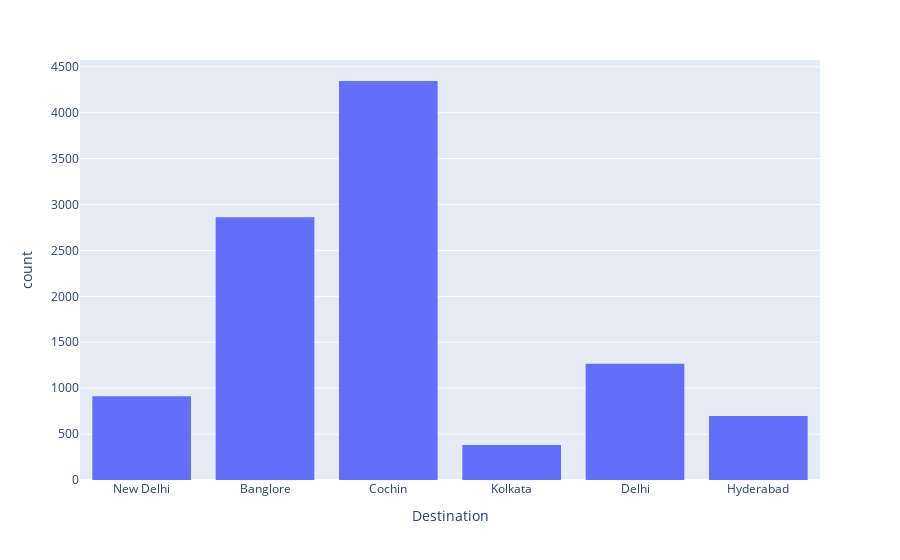

Notebook code for this chart:
### Code cell
px.histogram(data_frame=df , x = "Destination")

### Figure 1 — Plotly figure (JSON) as saved in the notebook; plotly's stock layout.template omitted (floating-point values rounded to 4 significant figures; data arrays with more than 128 entries replaced by an {"elided": "..."} marker saying what was removed)
{"data": [{"alignmentgroup": "True", "bingroup": "x", "hovertemplate": "Destination=%{x}<br>count=%{y}<extra></extra>", "legendgroup": "", "marker": {"color": "#636efa", "pattern": {"shape": ""}}, "name": "", "offsetgroup": "", "orientation": "v", "showlegend": false, "type": "histogram", "x": {"elided": "10460 str values"}, "xaxis": "x", "yaxis": "y"}], "layout": {"barmode": "relative", "legend": {"tracegroupgap": 0}, "margin": {"t": 60}, "xaxis": {"anchor": "y", "domain": [0, 1], "title": {"text": "Destination"}}, "yaxis": {"anchor": "x", "domain": [0, 1], "title": {"text": "count"}}}}
